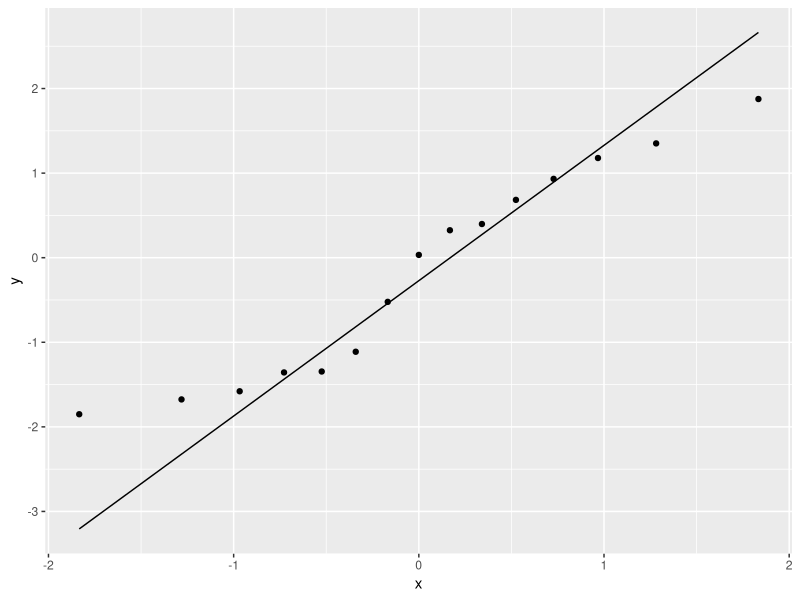
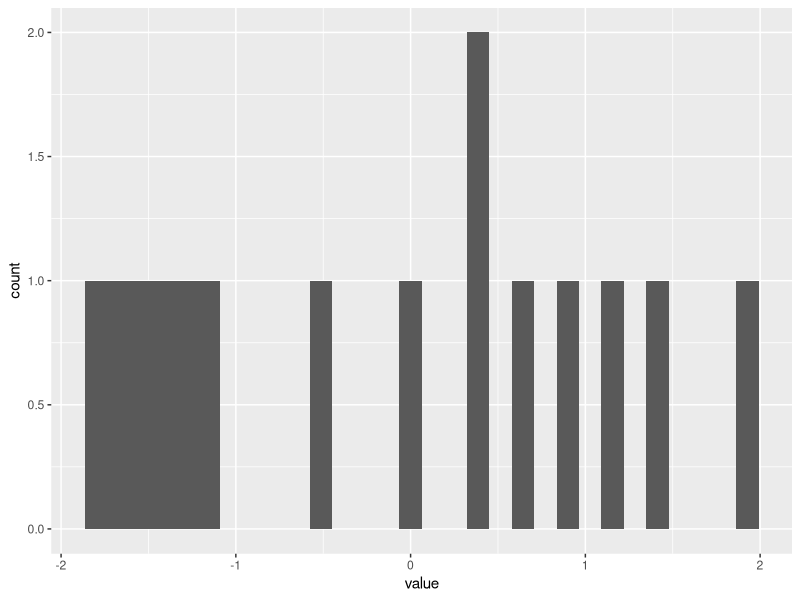
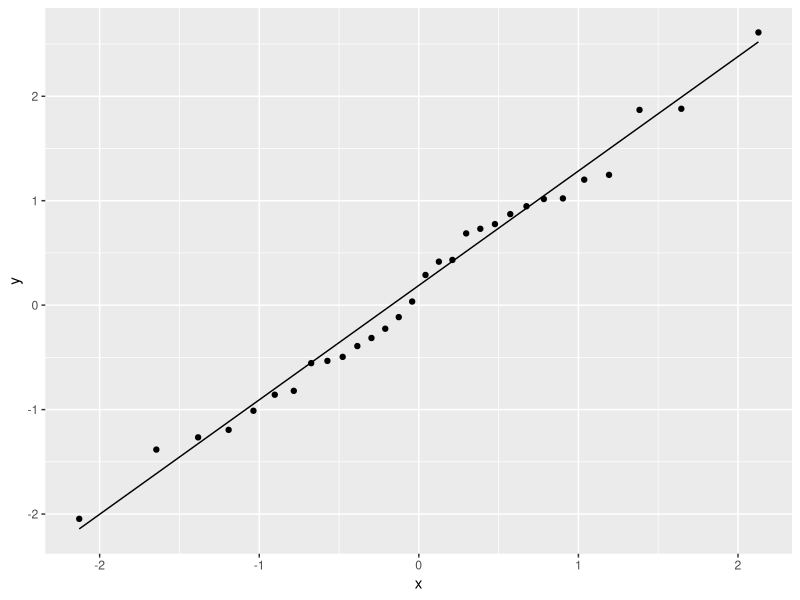
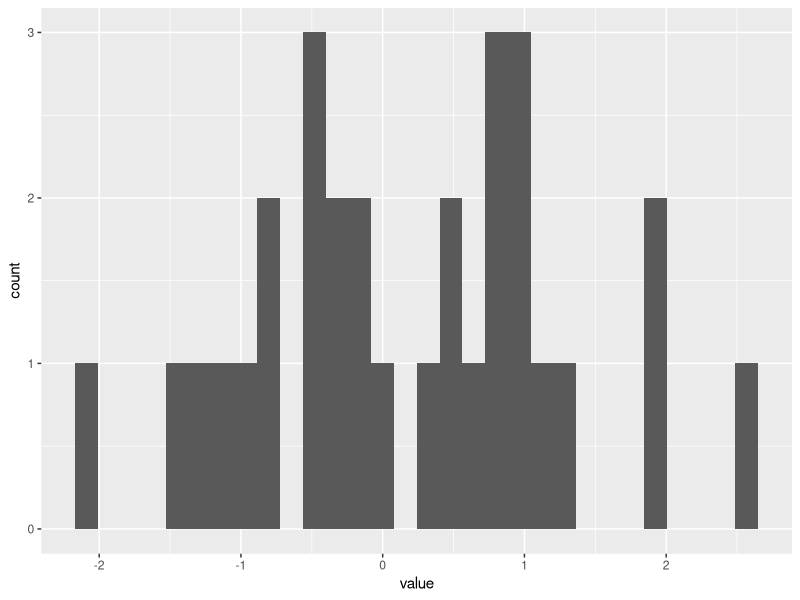
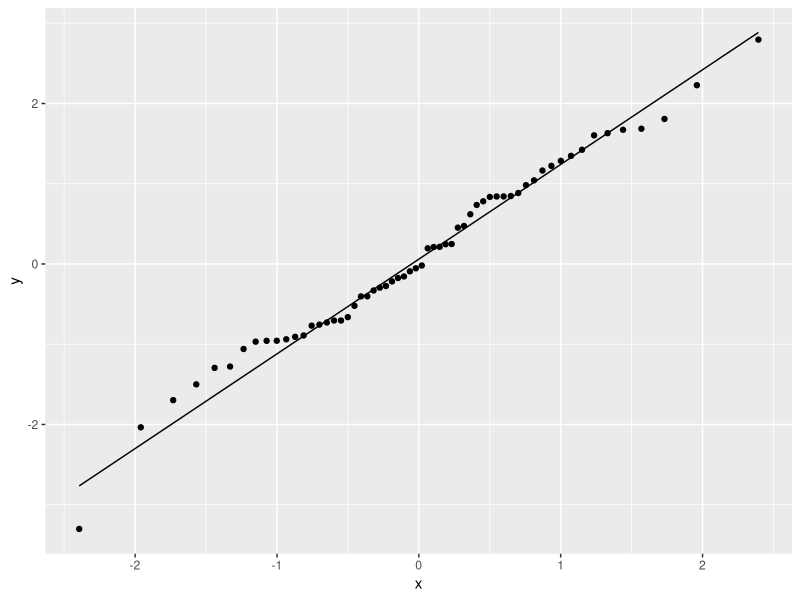
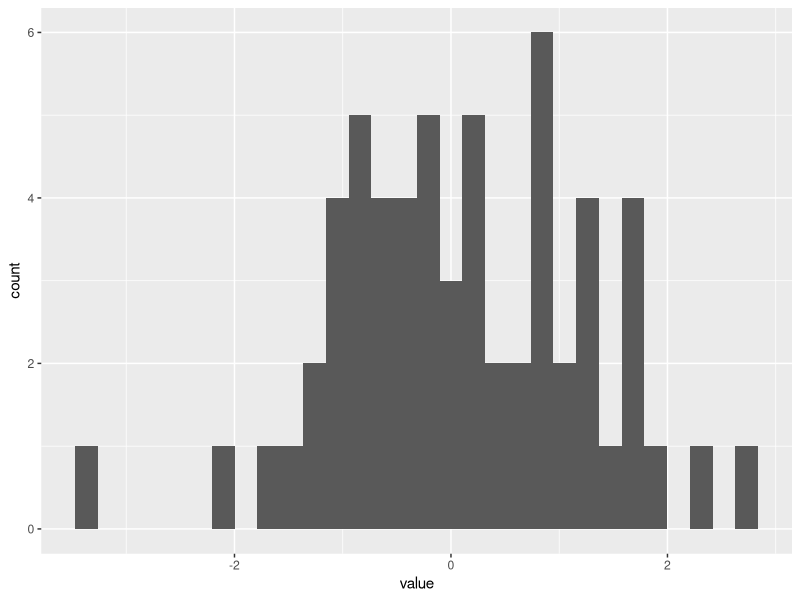
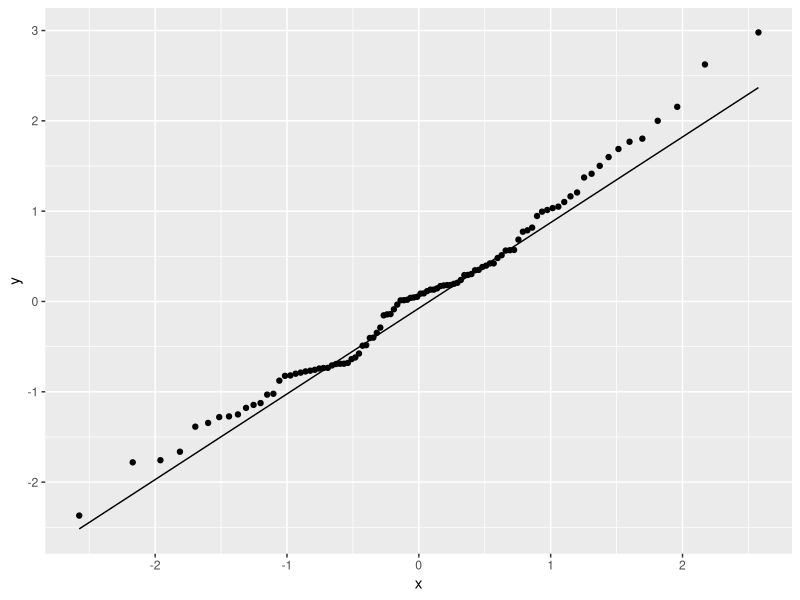
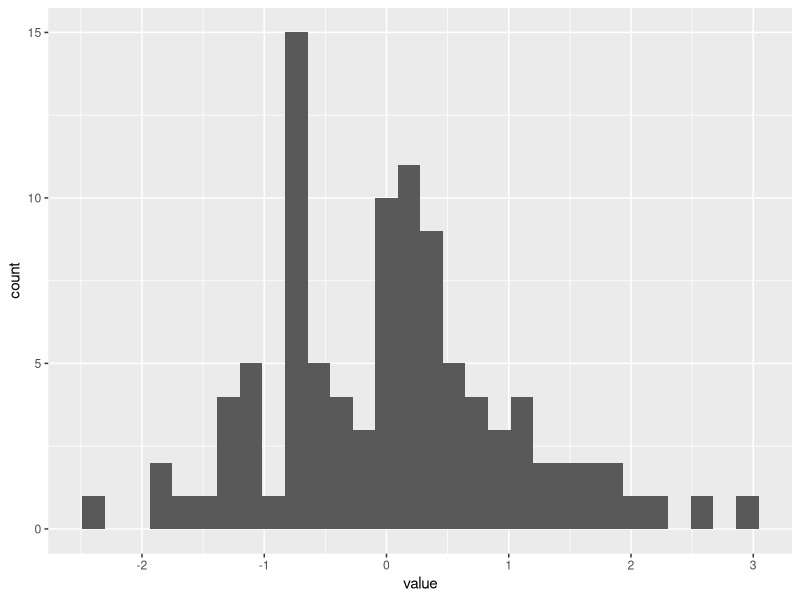

Source code (R) for these figures, in order:
## ---- chunk 1
library(tidyverse)
## ---- chunk 2
library(tibble)
library(ggplot2)
x <- as_tibble(rnorm(15)) # draw random sample of size 15 from N(0,1)
ggplot(x, aes(sample = value)) +
stat_qq() +
stat_qq_line()

ggplot(x, aes(x=value)) + geom_histogram()
## ---- chunk 3

x <- as_tibble(rnorm(30)) # draw random sample of size 15 from N(0,1)
ggplot(x, aes(sample = value)) +
stat_qq() +
stat_qq_line()
ggplot(x, aes(x=value)) + geom_histogram()

x <- as_tibble(rnorm(60)) # draw random sample of size 15 from N(0,1)
ggplot(x, aes(sample = value)) +
stat_qq() +
stat_qq_line()
ggplot(x, aes(x=value)) + geom_histogram()

x <- as_tibble(rnorm(100)) # draw random sample of size 15 from N(0,1)
ggplot(x, aes(sample = value)) +
stat_qq() +
stat_qq_line()
ggplot(x, aes(x=value)) + geom_histogram()
## ---- chunk 4
x <- as_tibble(rnorm(10000)) # draw random sample of size 15 from N(0,1)
ggplot(x, aes(sample = value)) +
stat_qq() +
stat_qq_line()
ggplot(x, aes(x=value)) + geom_histogram()
